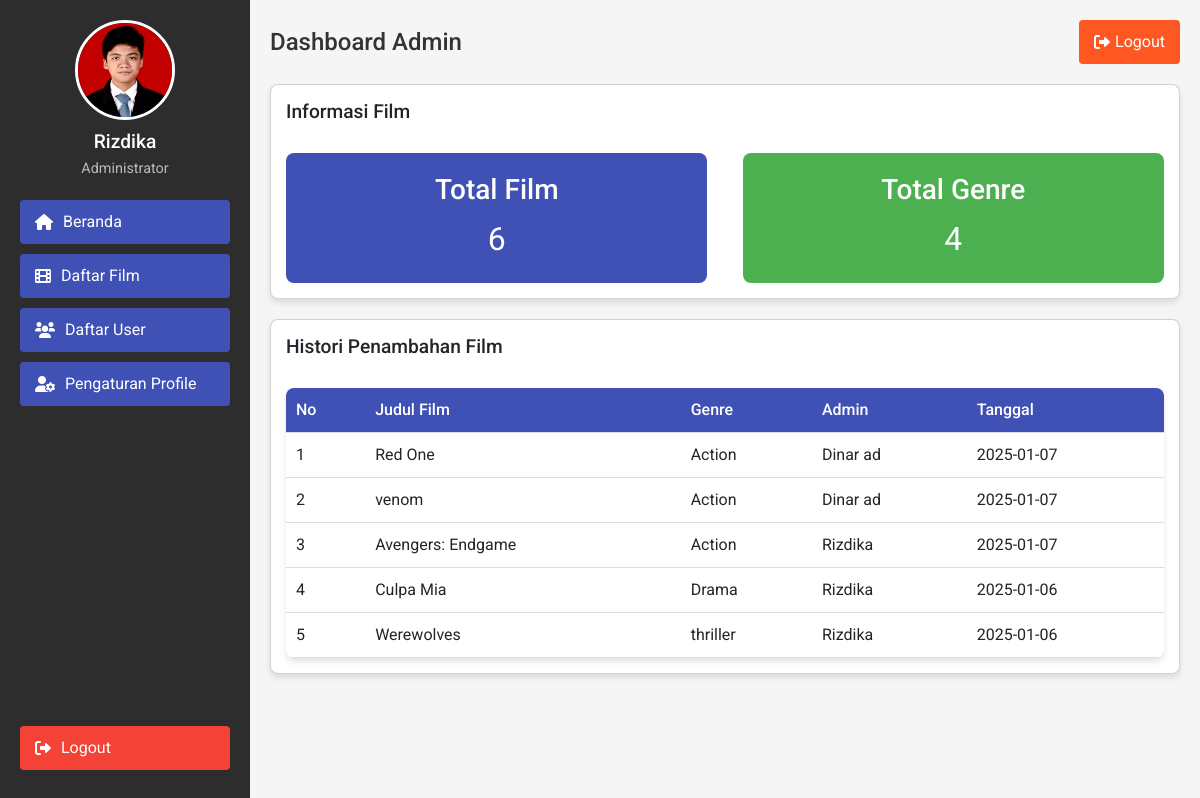
Screenshot of /Website/admin/dashboard.php (signed in) with the database file from the repository.
### tables this page shows
CREATE TABLE `film` (
  `id_film` int(11) NOT NULL,
  `judul` varchar(255) NOT NULL,
  `genre` varchar(50) NOT NULL,
  `tahun` int(4) NOT NULL,
  `cover` text NOT NULL,
  `tgl_upload` date NOT NULL,
  `id` int(11) NOT NULL
);

CREATE TABLE `user` (
  `id` int(11) NOT NULL,
  `username` varchar(50) NOT NULL,
  `password` varchar(255) NOT NULL,
  `email` varchar(100) NOT NULL,
  `foto` text NOT NULL,
  `id_role` int(10) NOT NULL
);

### Website/admin/dashboard.php (the view, shortened to what this page needs)
<?php
include '../koneksi.php';
$username = $_SESSION['username'];
$role = $_SESSION['role'];
$folder_foto_profil = "../img/foto_profile/";
$foto_profil_path = $folder_foto_profil . $username;
$foto_formats = ['jpg', 'jpeg', 'png', 'gif', 'webp'];
$foto_profil = null;
foreach ($foto_formats as $format) {
    $foto = glob($foto_profil_path . '.' . $format);
    if (!empty($foto)) {
        $foto_profil = $foto[0];
        break;
    }
}
$total_film_query = "SELECT COUNT(*) as total_film FROM film";
$result_film = $koneksi->query($total_film_query);
$total_film = 0;
if ($result_film) {
    if ($result_film->num_rows > 0) {
        $row_film = $result_film->fetch_assoc();
        $total_film = $row_film['total_film'];
    } else {
        $total_film = 0;
    }
} else {
    die("Error: " . $koneksi->error);
}
$total_genre_query = "SELECT COUNT(DISTINCT genre) as total_genre FROM film";
$result_genre = $koneksi->query($total_genre_query);
$total_genre = 0;
if ($result_genre) {
    if ($result_genre->num_rows > 0) {
        $row_genre = $result_genre->fetch_assoc();
        $total_genre = $row_genre['total_genre'];
    } else {
        $total_genre = 0;
    }
} else {
    die("Error: " . $koneksi->error);
}
$latest_film_query = "
    SELECT film.*, user.username
    FROM film
    JOIN user ON film.id = user.id
    ORDER BY film.tgl_upload DESC
    LIMIT 5
";
$result_latest_film = $koneksi->query($latest_film_query);
$latest_film = [];
if ($result_latest_film) {
    while ($row = $result_latest_film->fetch_assoc()) {
        $latest_film[] = $row;
    }
} else {
    die("Error: " . $koneksi->error);
}
?>
<!DOCTYPE html>
<html lang="en">
<head>
    <link href="https://cdn.jsdelivr.net/npm/bootstrap@5.3.2/dist/css/bootstrap.min.css" rel="stylesheet">
    <link href="https://cdnjs.cloudflare.com/ajax/libs/font-awesome/6.0.0-beta3/css/all.min.css" rel="stylesheet">
    <link rel="stylesheet" href="../style/dashboardStyle.css">
</head>
<body>
    <nav>
        <div class="profile">
            <img src="<?php echo $foto_profil; ?>" alt="Profile Picture">
            <h3><?php echo $username; ?></h3>
            <p><?php echo $role; ?></p>
        </div>
        <a href="dashboard.php"><i class="fas fa-home"></i> Beranda</a>
        <a href="manageFilm.php"><i class="fas fa-film"></i> Daftar Film</a>
        <?php if ($_SESSION['role'] === 'Administrator'): ?>
            <a href="manageUsers.php"><i class="fas fa-users"></i> Daftar User</a>
        <?php endif; ?>
        <a href="pengaturanProfile.php"><i class="fas fa-user-cog"></i> Pengaturan Profile</a>
        <a href="logout.php" style="margin-top: auto; background-color: #f44336;" class="d-flex align-items-center justify-content-start"><i class="fas fa-sign-out-alt" style="margin-right: 10px;"></i> Logout</a>
    </nav>
    <div class="content">
        <header>
            <h1>Dashboard Admin</h1>
            <button onclick="window.location.href='logout.php'"><i class="fas fa-sign-out-alt"></i> Logout</button>
        </header>
        <section>
            <div class="card">
                <h2>Informasi Film</h2>
                <div style="display: flex; justify-content: space-between; margin-top: 20px;">
                    <div style="text-align: center; width: 48%; background-color: #3f51b5; color: #fff; padding: 20px; border-radius: 8px;">
                        <h3>Total Film</h3>
                        <p style="font-size: 2rem; margin: 0;"><?php echo $total_film; ?></p>
                    </div>
                    <div style="text-align: center; width: 48%; background-color: #4caf50; color: #fff; padding: 20px; border-radius: 8px;">
                        <h3>Total Genre</h3>
                        <p style="font-size: 2rem; margin: 0;"><?php echo $total_genre; ?></p>
                    </div>
                </div>
            </div>
            <div class="card" style="margin-top: 20px;">
                <h2>Histori Penambahan Film</h2>
                <table>
                    <thead>
                        <tr>
                            <th>No</th>
                            <th>Judul Film</th>
                            <th>Genre</th>
                            <th>Admin</th>
                            <th>Tanggal</th>
                        </tr>
                    </thead>
                    <tbody>
                        <?php if (count($latest_film) > 0): ?>
                            <?php foreach ($latest_film as $index => $film): ?>
                                <tr>
                                    <td><?php echo $index + 1; ?></td>
                                    <td><?php echo $film['judul']; ?></td>
                                    <td><?php echo $film['genre']; ?></td>
                                    <td><?php echo $film['username']; ?></td>
                                    <td><?php echo $film['tgl_upload']; ?></td>
                                </tr>
                            <?php endforeach; ?>
                        <?php else: ?>
                            <tr>
                                <td colspan="5">Tidak ada data film terbaru.</td>
                            </tr>
                        <?php endif; ?>
                    </tbody>
                </table>
            </div>
        </section>
    </div>
</body>
</html>

### Website/style/dashboardStyle.css (style rules this page uses)
body { margin: 0; font-family: 'Roboto', sans-serif; display: flex; min-height: 100vh; background-color: #f5f5f5; color: #333; }
nav { width: 250px; background-color: #2d2d2d; padding: 20px; display: flex; flex-direction: column; align-items: center; position: fixed; top: 0; left: 0; height: 100%; overflow-y: auto; }
.profile { text-align: center; margin-bottom: 20px; }
.profile img { width: 100px; height: 100px; border-radius: 50%; border: 3px solid #fff; margin-bottom: 10px; }
.profile h3 { color: #fff; margin: 0; font-size: 1.2rem; }
.profile p { color: #bbb; margin: 5px 0 0; font-size: 0.9rem; }
nav a { color: #fff; text-decoration: none; font-size: 1rem; padding: 10px 15px; border-radius: 4px; background-color: #3f51b5; text-align: center; width: 100%; margin-bottom: 10px; box-sizing: border-box; display: flex; align-items: center; justify-content: start; }
nav a i { margin-right: 10px; }
.content { flex: 1; padding: 20px; margin-left: 250px; }
header { display: flex; justify-content: space-between; align-items: center; margin-bottom: 20px; }
header h1 { margin: 0; font-size: 1.5rem; }
header button { padding: 10px 15px; border: none; background-color: #ff5722; color: #fff; border-radius: 4px; cursor: pointer; display: flex; align-items: center; }
header button i { margin-right: 5px; }
section { margin-top: 20px; }
.card { background-color: #fff; border-radius: 8px; padding: 15px; margin-bottom: 15px; box-shadow: 0 4px 6px rgba(0, 0, 0, 0.1); }
.card h2 { margin: 0 0 10px; font-size: 1.2rem; }
.card p { margin: 0; }
table { width: 100%; border-collapse: collapse; margin-top: 20px; background-color: #fff; border-radius: 8px; overflow: hidden; box-shadow: 0 4px 6px rgba(0, 0, 0, 0.1); }
table th, table td { padding: 10px; text-align: left; border-bottom: 1px solid #ddd; }
table th { background-color: #3f51b5; color: #fff; font-weight: 500; }

### rows the page displays
film: judul "Red One", genre "Action", user.username "Dinar ad", tgl_upload "2025-01-07"
film: judul "venom", genre "Action", user.username "Dinar ad", tgl_upload "2025-01-07"
film: judul "Avengers: Endgame", genre "Action", user.username "Rizdika", tgl_upload "2025-01-07"
film: judul "Culpa Mia", genre "Drama", user.username "Rizdika", tgl_upload "2025-01-06"
film: judul "Werewolves", genre "thriller", user.username "Rizdika", tgl_upload "2025-01-06"

### other values shown
$username "Rizdika"
$role "Administrator"
$total_film "6"
$total_genre "4"
